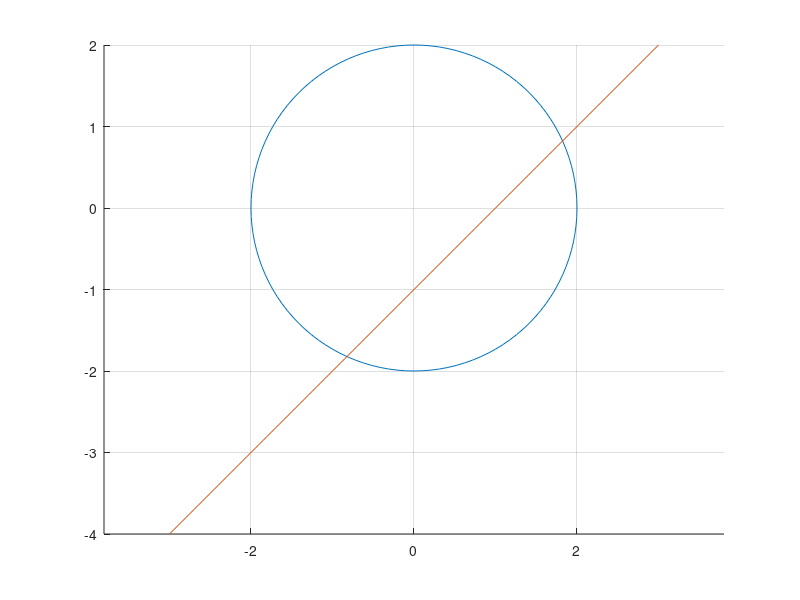

Recreate this plot in MATLAB. (Note: this script raises an error after producing the figure.)
clear
clc
close all

% sa se determine pe cale numerica toate solutiile sis. de ec. neliniare

% x^2 + y^2 = 4
% x - y = 1

f = @f7_2a;

% cerc de raza 2
r = 2;
theta = 0 : pi/60 : 2*pi;
x = r*cos(theta);
y = r*sin(theta);
hold on
plot(x,y);
axis equal
grid

% y = x - 1 (ec. gr. 1)
x1 = -3 : 0.05 : 3;
y1 = x1 - 1;
plot(x1,y1);
hold off

[xcoord ycoord] = ginput;
close all

for i = 1 : length(xcoord)
    sol (i,:) = fsolve(f,[xcoord(i), ycoord(i)]);
end

fprintf('Solutiile sistemului de ecuatii neliniare:\n[%g %g]\n[%g %g]\n', ...
    sol(1,:), sol(2,:));


